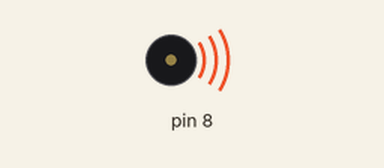
Simulated run of this sketch. Board: Arduino Uno, built with avr-gcc and run on an emulated ATmega328P. Parts: buzzer (waves = sounding).

Above: at 0.1 s.
At 14.6 s:
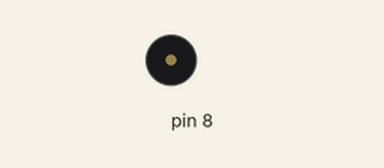
Timing chart, 0 to 16.1 s (numbered marks = the images above):
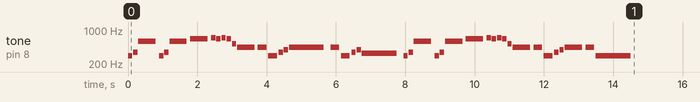

The sketch:

Song.ino
```cpp
int melody[] = {294, 349, 587, 294, 349, 587, 659, 698, 659, 698, 659, 523, 440, 440, 294, 349, 392, 440, 440,
294, 349, 392, 330, 294, 349, 587, 294, 349, 587, 659, 698, 659, 698, 659, 523, 440, 440, 294, 349, 392, 440, 440, 294
  };

int noteDurations [] = {
  8, 8, 2, 8, 8, 2, 2.666, 8, 8, 8, 8, 8, 2, 4, 4, 8, 8, 1.333, 4, 4, 8, 8, 1.333, 8, 8, 2, 8, 8, 2, 2.666, 8, 8, 8, 8, 8, 2, 4, 4, 8, 8, 2, 4, 1.333
  };

void setup() {
  for ( int thisNote = 0; thisNote < 43; thisNote++) {
    int noteDuration = 1000/noteDurations[thisNote];
    tone(8, melody[thisNote],noteDuration);

    int pauseBetweenNotes = noteDuration * 1.20;
    delay (pauseBetweenNotes);
    noTone(8);
  }
}
void loop() {
}
```
